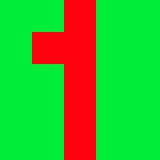

Below is a game level as drawn by its tile map, then a one-line description and the .tmx file that defines it, in full:
An orthogonal 5x5 tile map with 32x32 px tiles, 2 tile layers (background, Number).

<map version="1.0" orientation="orthogonal" width="5" height="5" tilewidth="32" tileheight="32">
 <tileset firstgid="1" name="tilesetdemo" tilewidth="32" tileheight="32">
  <image source="tilesetdemo.png" width="64" height="64" />
 </tileset>
 <layer name="background" width="5" height="5">
  <data>
   <tile gid="1" />
   <tile gid="1" />
   <tile gid="1" />
   <tile gid="1" />
   <tile gid="1" />
   <tile gid="1" />
   <tile gid="1" />
   <tile gid="1" />
   <tile gid="1" />
   <tile gid="1" />
   <tile gid="1" />
   <tile gid="1" />
   <tile gid="1" />
   <tile gid="1" />
   <tile gid="1" />
   <tile gid="1" />
   <tile gid="1" />
   <tile gid="1" />
   <tile gid="1" />
   <tile gid="1" />
   <tile gid="1" />
   <tile gid="1" />
   <tile gid="1" />
   <tile gid="1" />
   <tile gid="1" />
  </data>
 </layer>
 <layer name="Number" width="5" height="5">
  <data>
   <tile gid="0" />
   <tile gid="0" />
   <tile gid="4" />
   <tile gid="0" />
   <tile gid="0" />
   <tile gid="0" />
   <tile gid="4" />
   <tile gid="4" />
   <tile gid="0" />
   <tile gid="0" />
   <tile gid="0" />
   <tile gid="0" />
   <tile gid="4" />
   <tile gid="0" />
   <tile gid="0" />
   <tile gid="0" />
   <tile gid="0" />
   <tile gid="4" />
   <tile gid="0" />
   <tile gid="0" />
   <tile gid="0" />
   <tile gid="0" />
   <tile gid="4" />
   <tile gid="0" />
   <tile gid="0" />
  </data>
 </layer>
</map>
